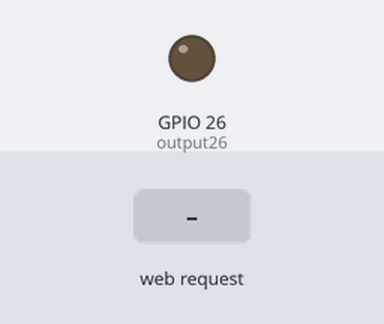
The sketch below on a simulated ESP32. Parts: output pins drawn as LEDs (lit = HIGH). The inputs (shaded band) are chosen by the test bench. WiFi joins after 1.5 s; servers stay silent unless stated; what the sketch prints to the serial monitor is not drawn.

Above: at 2.7 s.
2.8 s: HTTP request GET /onRed received
At 4.2 s:
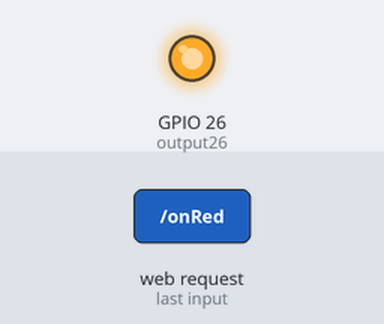
5.8 s: HTTP request GET /offRed received
At 6.6 s:
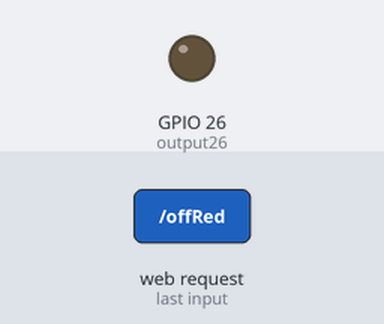
Timing chart, 0 to 8.8 s (numbered marks = the images above; inputs shaded):
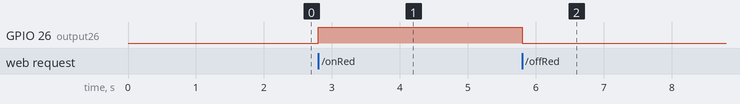

The sketch:

esp32_webserver_ai2.ino
```cpp
// Load Wi-Fi library
#include <WiFi.h>

#define RXD2 16
#define TXD2 17

// Replace with your network credentials
const char* ssid = "James";
const char* password = "password";

// Set web server port number to 80
WiFiServer server(80);

// Variable to store the HTTP request
String response, ip_address;

// Auxiliar variables to store the current output state
String output26State = "off";

// Assign output variables to GPIO pins
const int output26 = 26;

// Current time
unsigned long currentTime = millis();
// Previous time
unsigned long previousTime = 0;
// Define timeout time in milliseconds (example: 2000ms = 2s)
const long timeoutTime = 2000;
int wait30 = 30000; // time to reconnect when connection is lost.

// This is your Static IP
IPAddress local_IP(192, 168, 27, 189);
// Gateway IP address
IPAddress gateway(192, 168, 1, 1);
IPAddress subnet(255, 255, 0, 0);
IPAddress primaryDNS(8, 8, 8, 8);
IPAddress secondaryDNS(8, 8, 4, 4);

void setup() {
  Serial.begin(115200);
  Serial2.begin(9600, SERIAL_8N1, RXD2, TXD2);
  // Initialize the output variables as outputs
  pinMode(output26, OUTPUT);
  // Set outputs to LOW
  digitalWrite(output26, LOW);

  //Configure Static IP
  //if(!WiFi.config(local_IP, gateway, subnet, primaryDNS, secondaryDNS))
  //{
  //  Serial.println("Static IP failed to configure");
  //}

  // Connect to Wi-Fi network with SSID and password
  Serial.print("Connecting to ");
  Serial.println(ssid);
  WiFi.begin(ssid, password);
  while (WiFi.status() != WL_CONNECTED) {
    delay(500);
    Serial.print(".");
  }
  // Print local IP address and start web server
  Serial.println("");
  Serial.println("WiFi connected.");
  Serial.println("IP address: ");
  ip_address = WiFi.localIP().toString();
  Serial.println(ip_address);
  server.begin();
}

void loop() {

// If disconnected, try to reconnect every 30 seconds.
  if ((WiFi.status() != WL_CONNECTED) && (millis() > wait30)) {
    Serial.println("Trying to reconnect WiFi...");
    WiFi.disconnect();
    WiFi.begin(ssid, password);
    wait30 = millis() + 30000;
  }
  // Check if a client has connected..
  WiFiClient client = server.available();
  if (!client) {
    return;
  }

  Serial.print("New client: ");
  Serial.println(client.remoteIP());

  // Espera hasta que el cliente envíe datos.
  // while(!client.available()){ delay(1); }

  /////////////////////////////////////////////////////
  // Read the information sent by the client.
  String req = client.readStringUntil('\r');
  Serial.println(req);

  // Make the client's request.
  if(req.indexOf("status") != -1)
  {
    response = "WiFi Connected: " + ip_address;
  }
  if(req.indexOf("onRed") != -1)
  {
    digitalWrite(output26, HIGH);
    response = "RED LED ON";
    Serial2.write(0x31);
  }
  if(req.indexOf("offRed") != -1)
  {
    digitalWrite(output26, LOW);
    response = "RED LED OFF";
    Serial2.write(0x30);
  }
  if(req.indexOf("onGreen") != -1)
  {
    digitalWrite(output26, HIGH);
    response = "GREEN LED ON";
    Serial2.write(0x33);
  }
  if(req.indexOf("offGreen") != -1)
  {
    digitalWrite(output26, LOW);
    response = "GREEN LED OFF";
    Serial2.write(0x32);
  }
  if(req.indexOf("onBlue") != -1)
  {
    digitalWrite(output26, HIGH);
    response = "BLUE LED ON";
    Serial2.write(0x35);
  }
  if(req.indexOf("offBlue") != -1)
  {
    digitalWrite(output26, LOW);
    response = "BLUE LED OFF";
    Serial2.write(0x34);
  }
  /*
       if (req.indexOf("on12") != -1) {digitalWrite(LED12, HIGH); estado = "LED12 ON";}
       if (req.indexOf("off12") != -1){digitalWrite(LED12, LOW); estado = "LED12 OFF";}
       if (req.indexOf("on14") != -1) {digitalWrite(LED14, HIGH); estado = "LED14 ON";}
       if (req.indexOf("off14") != -1){digitalWrite(LED14, LOW); estado = "LED14 OFF";}
       if (req.indexOf("consulta") != -1){
           estado ="";
           if (digitalRead(LED12) == HIGH) {estado = "LED12 ON,";} else {estado = "LED12 OFF,";}
           if (digitalRead(LED14) == HIGH) {estado = estado + "LED14 ON";} else {estado = estado + "LED14 OFF";}
           }*/


  client.println("HTTP/1.1 200 OK");
  client.println("Content-Type: text/html");
  client.println("");
  client.println(response); //  Return status.

  client.flush();
  client.stop();
  Serial.println("Client disconnected.");
}
```

Measured:
- after the input at 2.8 s, GPIO 26 (output26): LOW → HIGH at once
- after the input at 5.8 s, GPIO 26 (output26): HIGH → LOW at once
